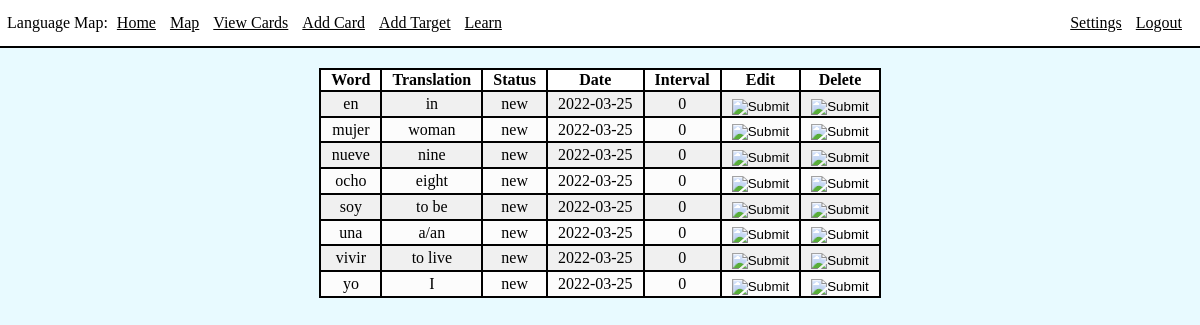
Page /viewCards (signed in) on the earlier database version.
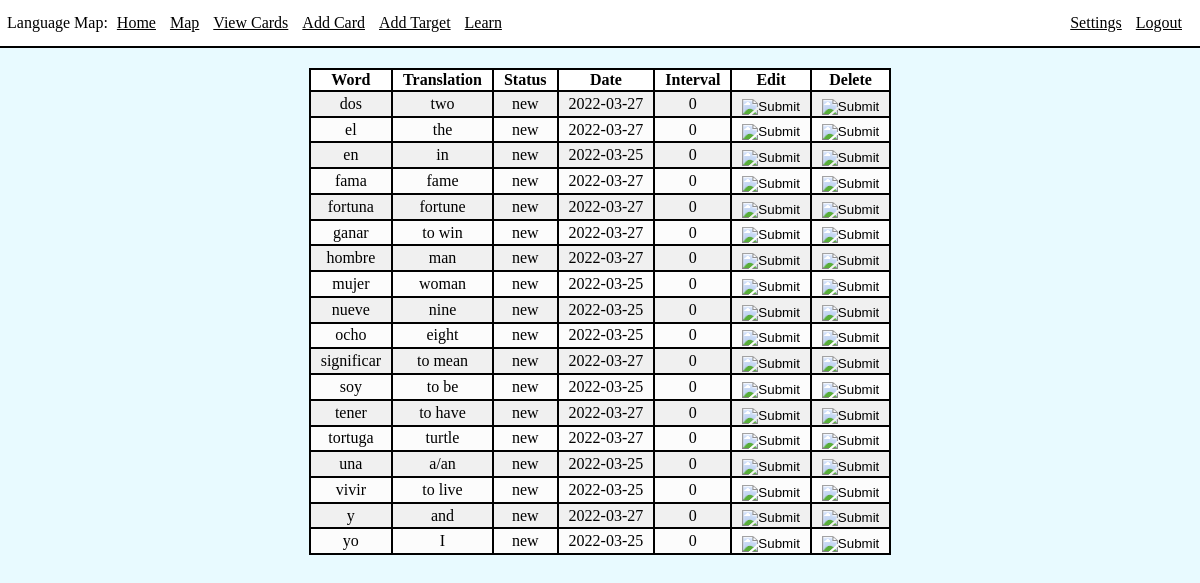
Same page on the later database version.
### app/models.py (models this page shows, shortened)
class Card(db.Model):
    id = db.Column(db.Integer, primary_key=True)
    word = db.Column(db.String(64), index=True, unique=True)
    translation = db.Column(db.String(1000), index=True)
    status = db.Column(db.String(64), index=True)
    nextReviewDate = db.Column(db.Date, index=True)
    lastInterval = db.Column(db.Integer)
    variants = db.relationship("Variant", backref='card', lazy=True)

### app/routes.py (the view)
@app.route('/viewCards')
@login_required
def viewCards():
    cards = Card.query.filter().order_by(Card.word)
    return render_template('viewCards.html', title='View Cards', cards=cards)

### app/models.py (called while the page is built)
@login.user_loader
def load_user(id):
    return User.query.get(int(id))

### app/templates/viewCards.html
{% extends "base.html" %}
{% block content %}
<div class="int">
    <table>
        <thead>
            <th>Word</th>
            <th>Translation</th>
            <th>Status</th>
            <th>Date</th>
            <th>Interval</th>
            <th>Edit</th>
            <th>Delete</th>
        </thead>
        <tbody>
        {% for card in cards %}
        <tr>
            <td>{{ card.word }}</td>
            <td>{{ card.translation }}</td>
            <td>{{ card.status }}</td>
            <td>{{ card.nextReviewDate }}</td>
            <td>{{ card.lastInterval }}</td>
            <td>
                <form action="{{ url_for('editCard', cardID=card.id )}}" method="POST">
                    <input type="image" class="btnimg" src="../static/images/edit.png">
                </form>
            </td>
            <td>
                <form action="{{ url_for('deleteCard', cardID=card.id) }}" method="POST">
                    <input type="image" class="btnimg" src="../static/images/delete.png">
                </form>
            </td>
        </tr>
        {% endfor %}
        </tbody>
    </table>
</div>
{% endblock %}

### app/templates/base.html (shortened to what this page needs)
<!DOCTYPE html>
<link rel="stylesheet" href="{{ url_for('static', filename='style.css') }}">
<html>
    <head>
        <div>
            <div class="nav">
            Language Map:
            <a class="navlink" href="/index">Home</a>
            {%if current_user.is_anonymous %}
            <div class="right">
                <a class="navlink" href="/login">Login</a>
            </div>
            {% else %}
            <a class="navlink" href="/map">Map</a>
            <a class="navlink"href="/viewCards">View Cards</a>
            <a class="navlink" href="/addCard">Add Card</a>
            <a class="navlink" href="/addTarget">Add Target</a>
            <a class="navlink" href="/learn">Learn</a>
            <div class="right">
                <a class="navlink" href="/settings">Settings</a>
                <a class="navlink" href="/logout">Logout</a>
            </div>
            {% endif %}
            </div>
        </div>
        </head>
        <body>
            <div class="content">
            {% block content %}{% endblock %}
            </div>
    </body>
</html>

### app/static/style.css (style rules this page uses)
html, body { background-color: rgb(232, 250, 255); margin: 0px; padding: 0px; max-width: 100%; overflow-x: hidden; }
.content { margin: 0px; }
.int { margin: 20px; }
a { color: black; }
.nav { background-color: white; display: inline-block; position: relative; width: 100%; padding: 7px; padding-top: 14px; padding-bottom: 14px; border-bottom: 2px solid black; }
.navlink { padding-left: 5px; padding-right: 5px; }
.right { float: right; margin-right: 20px; }
table { margin-left: auto; margin-right: auto; border: 2px solid black; text-align: center; border-collapse: collapse; }
thead { background-color: white; }
th, td { border: 2px solid black; padding-left: 10px; padding-right: 10px; }
tbody { background-color: rgb(240, 240, 240); }
tr:nth-child(even) { background-color: rgb(252, 252, 252); }
.btnimg { position: relative; margin-top: 10%; margin-left: auto; }

Differences in the rows shown:
added Card: word "dos", translation "two", status "new", nextReviewDate "2022-03-27", lastInterval "0"
added Card: word "el", translation "the", status "new", nextReviewDate "2022-03-27", lastInterval "0"
added Card: word "fama", translation "fame", status "new", nextReviewDate "2022-03-27", lastInterval "0"
added Card: word "fortuna", translation "fortune", status "new", nextReviewDate "2022-03-27", lastInterval "0"
added Card: word "ganar", translation "to win", status "new", nextReviewDate "2022-03-27", lastInterval "0"
added Card: word "hombre", translation "man", status "new", nextReviewDate "2022-03-27", lastInterval "0"
added Card: word "significar", translation "to mean", status "new", nextReviewDate "2022-03-27", lastInterval "0"
added Card: word "tener", translation "to have", status "new", nextReviewDate "2022-03-27", lastInterval "0"
added Card: word "tortuga", translation "turtle", status "new", nextReviewDate "2022-03-27", lastInterval "0"
added Card: word "y", translation "and", status "new", nextReviewDate "2022-03-27", lastInterval "0"
